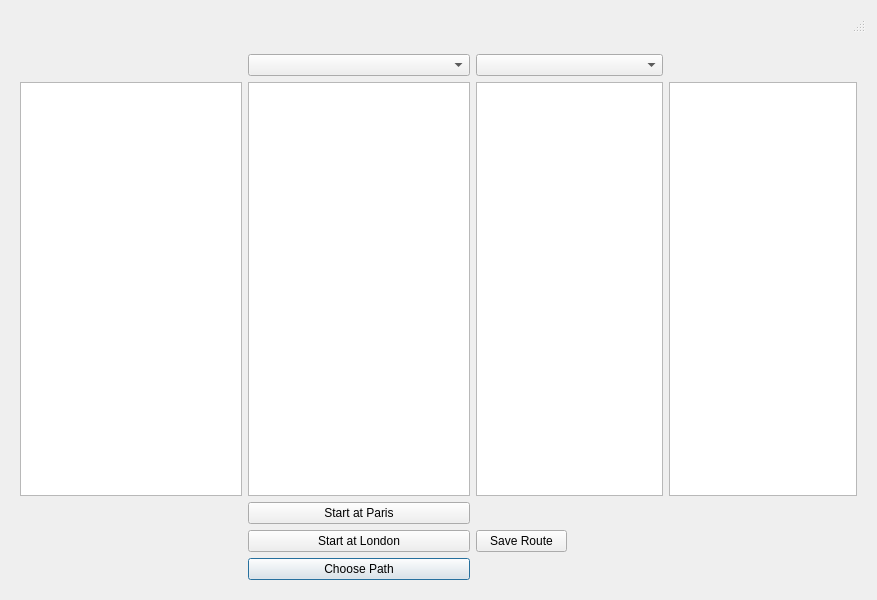
<?xml version="1.0" encoding="UTF-8"?>
<ui version="4.0">
 <class>Planning_Page</class>
 <widget class="QDialog" name="Planning_Page">
  <property name="geometry">
   <rect>
    <x>0</x>
    <y>0</y>
    <width>877</width>
    <height>600</height>
   </rect>
  </property>
  <property name="windowTitle">
   <string>MainWindow</string>
  </property>
  <layout class="QVBoxLayout" name="verticalLayout">
   <item>
    <widget class="QStatusBar" name="statusbar"/>
   </item>
   <item>
    <widget class="QMenuBar" name="menubar"/>
   </item>
   <item>
    <widget class="QWidget" name="centralwidget" native="true">
     <layout class="QGridLayout" name="gridLayout">
      <item row="1" column="0">
       <widget class="QTextEdit" name="Route_TextEdit"/>
      </item>
      <item row="6" column="1">
       <widget class="QPushButton" name="ChoosePath_pushButton">
        <property name="text">
         <string>Choose Path</string>
        </property>
       </widget>
      </item>
      <item row="3" column="1">
       <widget class="QPushButton" name="Paris_PushButton">
        <property name="text">
         <string>Start at Paris</string>
        </property>
       </widget>
      </item>
      <item row="1" column="3" colspan="2">
       <widget class="QListView" name="EndCityList"/>
      </item>
      <item row="5" column="3">
       <widget class="QPushButton" name="Save_Route_pushButton">
        <property name="text">
         <string>Save Route</string>
        </property>
       </widget>
      </item>
      <item row="5" column="1">
       <widget class="QPushButton" name="London_PushButton">
        <property name="text">
         <string>Start at London</string>
        </property>
       </widget>
      </item>
      <item row="0" column="3" colspan="2">
       <widget class="QComboBox" name="To_ComboBox"/>
      </item>
      <item row="1" column="1">
       <widget class="QTextEdit" name="StartCityTextEdit"/>
      </item>
      <item row="1" column="5" colspan="2">
       <widget class="QListView" name="DistanceList"/>
      </item>
      <item row="0" column="1">
       <widget class="QComboBox" name="From_ComboBox"/>
      </item>
     </layout>
    </widget>
   </item>
  </layout>
 </widget>
 <resources/>
 <connections/>
</ui>
